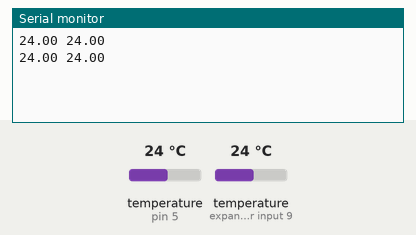
A sketch run on a simulated Arduino Uno, built with avr-gcc and run on an emulated ATmega328P. Parts: the last lines printed to the serial monitor. Inputs (shaded band) come from the test bench; at power-on: temperature (sensors on pin 5, expander input 9) 24 °C.

Above: at 2.3 s.
2.4 s: temperature (sensor on pin 5) set to 12 °C
At 3.0 s:
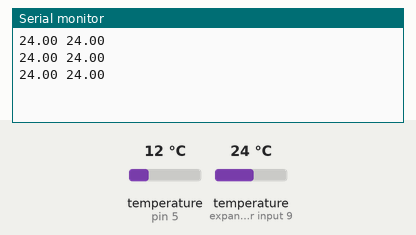
3.9 s: temperature (sensor on expander input 9) set to 12 °C
At 4.5 s:
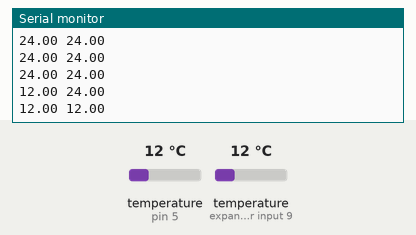
5.4 s: temperature (sensor on pin 5) set to 19 °C
At 5.8 s:
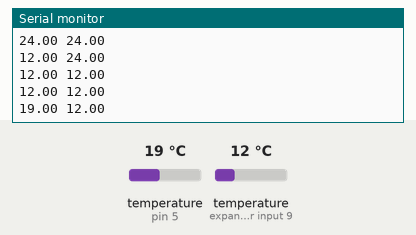
6.9 s: temperature (sensor on expander input 9) set to 19 °C
At 7.6 s:
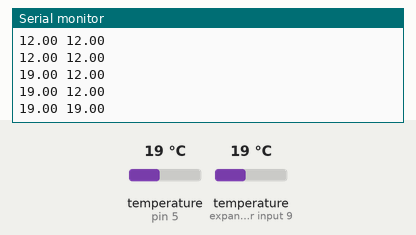
Timing chart, 0 to 9.4 s (numbered marks = the images above; inputs shaded):
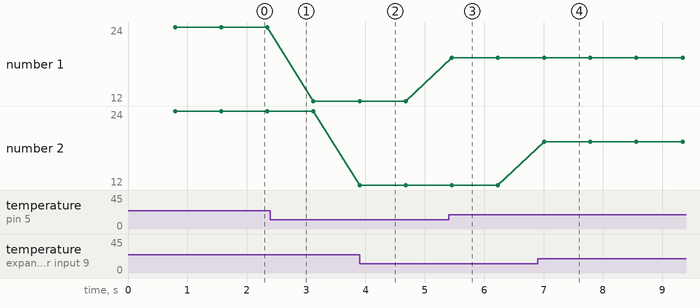

The sketch:

DS18B20.ino
```cpp
#include <OneWire.h>
#include <DallasTemperature.h>

#define ONE_WIRE_BUS 5 // Data wire is plugged into port 9 on the Arduino
#define precision 12 // OneWire precision Dallas Sensor

// Pass oneWire reference to Dallas Temperature
OneWire oneWire(ONE_WIRE_BUS);
DallasTemperature sensors(&oneWire);

DeviceAddress T1 = {0x28, 0x31, 0x30, 0x94, 0x97, 0x03, 0x03, 0x4A};
DeviceAddress T2 = {0x28, 0x03, 0x2C, 0x94, 0x97, 0x04, 0x03, 0xFA};

void setup(void) {
  Serial.begin(9600);
  sensors.begin();
  sensors.setResolution(T1, precision);
  sensors.setResolution(T2, precision);
}

void loop(void) {
  sensors.requestTemperatures();
  float temp1 = sensors.getTempC(T1);
  float temp2 = sensors.getTempC(T2);
  Serial.print(temp1);
  Serial.print(" ");
  Serial.print(temp2);
  Serial.print("\n");
}
```

Measured:
- after the input at 3.9 s, the serial monitor: prints a new line at once (image 2)
- after the input at 5.4 s, the serial monitor: prints a new line after 0.06 s (image 3)
- after the input at 6.9 s, the serial monitor: prints a new line after 0.11 s (image 4)
- plotted number 1: 24 → 12 after the input at 2.4 s, 12 → 19 after the input at 5.4 s
